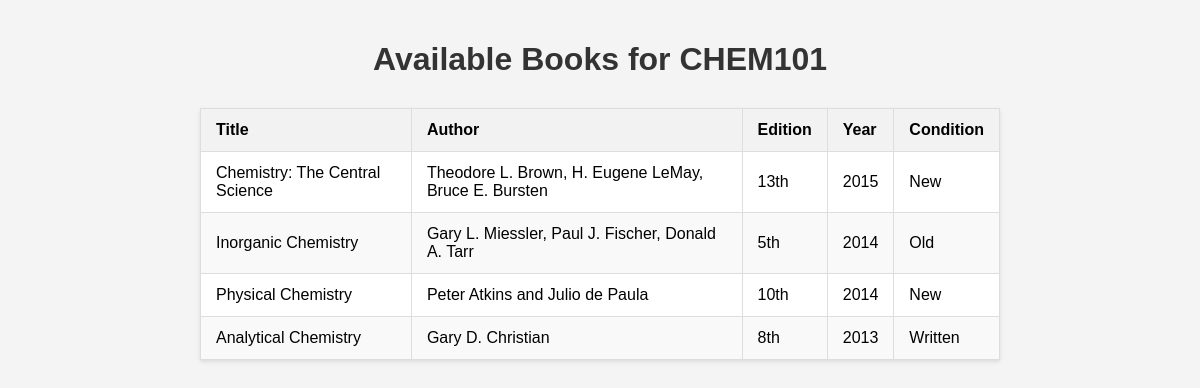
Screenshot of /textbooks/CHEM101/ with the database file from the repository.
### textbooks/models.py (models this page shows, shortened)
class Textbook(models.Model):
    CONDITION_CHOICES = [
        ('new', 'New'),
        ('written', 'Written'),
        ('old', 'Old'),
    ]
    title = models.CharField(max_length=255)
    author = models.CharField(max_length=255)
    edition = models.CharField(max_length=50, blank=True, null=True)
    year = models.IntegerField(null=True, blank=True)
    course_code = models.CharField(max_length=20)
    availability = models.BooleanField(default=True)
    condition = models.CharField(max_length=10, choices=CONDITION_CHOICES)

### textbooks/views.py (the view)
# urls.py: path('textbooks/<str:course_code>/', views.textbooks_by_course_code, name='textbooks_by_course'),
def textbooks_by_course_code(request, course_code):
    textbooks = Textbook.objects.filter(course_code=course_code, availability=True)
    context = {'textbooks': textbooks, 'course_code': course_code}
    return render(request, 'textbooks_by_coursecode.html', context)

### textbooks/templates/textbooks_by_coursecode.html (shortened to what this page needs)
<!DOCTYPE html>
<html>
<head>
</head>
<body>
    <h1>Available Books for {{ course_code }}</h1>
    {% if textbooks %}
    <table>
        <thead>
            <tr>
                <th>Title</th>
                <th>Author</th>
                <th>Edition</th>
                <th>Year</th>
                <th>Condition</th>
            </tr>
        </thead>
        <tbody>
            {% for textbook in textbooks %}
            <tr>
                <td>{{ textbook.title }}</td>
                <td>{{ textbook.author }}</td>
                <td>{{ textbook.edition|default:"-" }}</td>
                <td>{{ textbook.year|default:"-" }}</td>
                <td>{{ textbook.get_condition_display }}</td>
            </tr>
            {% endfor %}
        </tbody>
    </table>
    {% else %}
    <p>No textbooks are currently available</p>
    {% endif %}
</body>
</html>

### textbooks/templates/textbooks_by_coursecode.html (style rules this page uses)
body { font-family: Arial, sans-serif; background-color: #f4f4f4; margin: 0; padding: 20px; }
h1 { color: #333; text-align: center; margin-bottom: 30px; }
table { width: 100%; max-width: 800px; margin: 0 auto 20px auto; border-collapse: collapse; background-color: #fff; box-shadow: 0 2px 4px rgba(0,0,0,0.1); }
th, td { padding: 12px 15px; border: 1px solid #ddd; text-align: left; }
th { background-color: #f2f2f2; font-weight: bold; }
tr:nth-child(even) { background-color: #f9f9f9; }

### rows the page displays
Textbook: title "Chemistry: The Central Science", author "Theodore L. Brown, H. Eugene LeMay, Bruce E. Bursten", edition "13th", year "2015", condition "New"
Textbook: title "Inorganic Chemistry", author "Gary L. Miessler, Paul J. Fischer, Donald A. Tarr", edition "5th", year "2014", condition "Old"
Textbook: title "Physical Chemistry", author "Peter Atkins and Julio de Paula", edition "10th", year "2014", condition "New"
Textbook: title "Analytical Chemistry", author "Gary D. Christian", edition "8th", year "2013", condition "Written"

### other values shown
{{ course_code }} "CHEM101"
